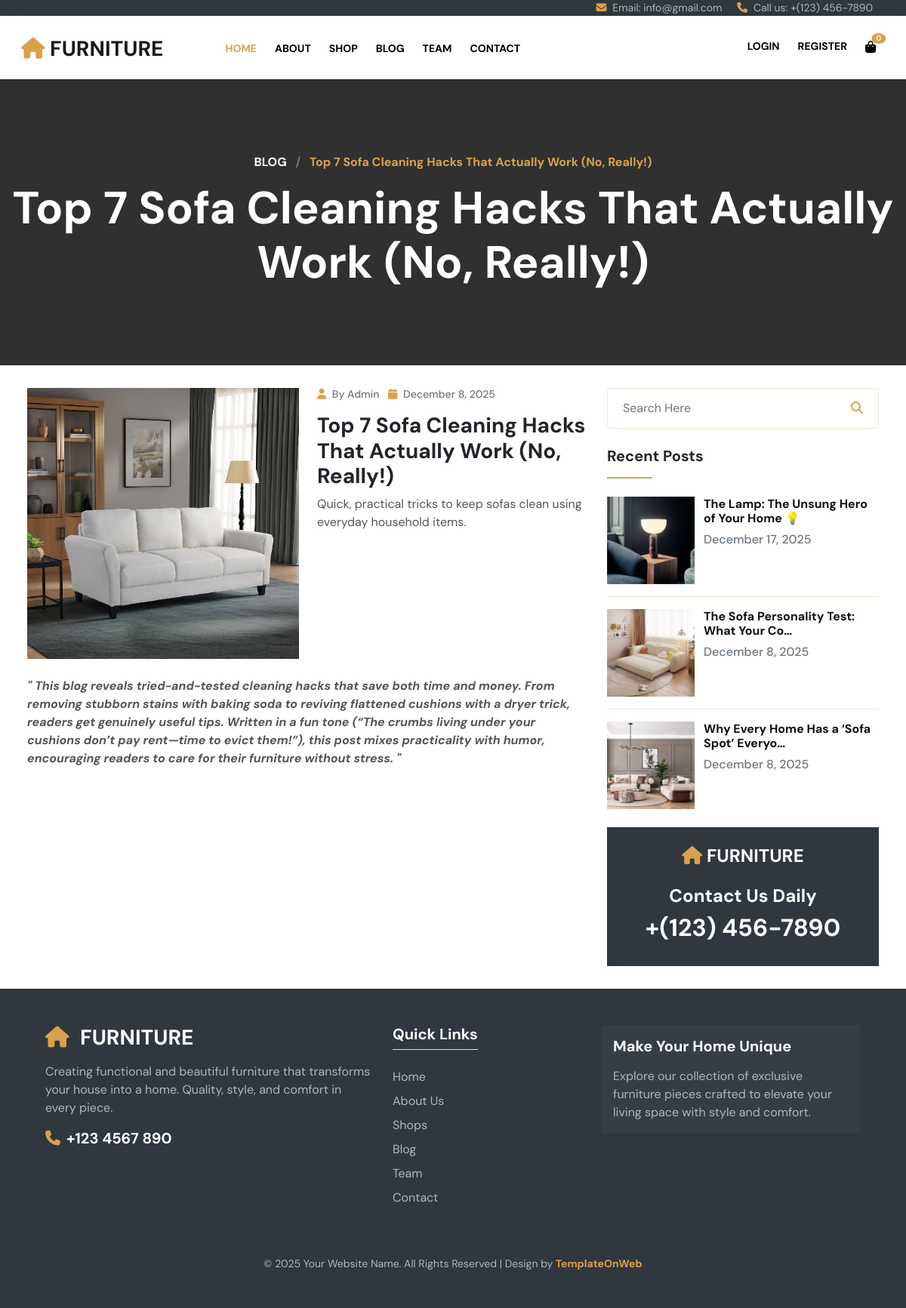
/blog/5/, run on the app's committed database.
### accounts/models.py (models this page shows, shortened)
class BlogPost(models.Model):
    title = models.CharField(max_length=255)
    slug = models.SlugField(unique=True, help_text="A unique, URL-friendly version of the title.")
    category = models.ForeignKey(BlogCategory, on_delete=models.SET_NULL, null=True, blank=True)
    tags = models.ManyToManyField(BlogTag, blank=True)
    image = models.ImageField(
        upload_to='images/blog/',
        verbose_name="Blog Post Image"
    )
    author = models.CharField(
        max_length=100,
        default="Admin"
    )
    content = RichTextUploadingField(verbose_name="Full Blog Content")
    summary = models.TextField(
        max_length=300,
        help_text="A brief summary for the homepage card."
    )
    comment_count = models.IntegerField(default=0)
    published_date = models.DateTimeField(default=timezone.now)
    class Meta:
        verbose_name = "Blog Post"
        verbose_name_plural = "Blog Posts"
        ordering = ['-published_date']
    def get_absolute_url(self):
        return reverse('blog_detail', kwargs={'id': self.id})

### accounts/views.py (the view)
# urls.py: path('blog/<int:id>/', views.blog_detail, name='blog_detail'),
def blog_detail(request, id):
    post = get_object_or_404(BlogPost, id=id)
    recent_posts = BlogPost.objects.exclude(id=post.id).order_by('-published_date')[:3]
    related_posts = BlogPost.objects.filter(
        category=post.category
    ).exclude(
        id=post.id
    ).order_by('-published_date')[:2]
    categories = BlogCategory.objects.annotate(
        post_count=Count('blogpost')
    ).filter(post_count__gt=0)
    tags = BlogTag.objects.all()
    context = {
        'post': post,
        'recent_posts': recent_posts,     # <<< IMPORTANT
        'related_posts': related_posts,
        'categories': categories,
        'tags': tags,
    }
    return render(request, 'furniture/blog_detail.html', context)

### accounts/context_processors.py (called while the page is built)
def cart_context(request):
    cart = request.session.get('cart', {})
    total_items = sum(item['qty'] for item in cart.values())
    total_price = sum(item['qty'] * item['price'] for item in cart.values())
    return {
        'navbar_cart': cart,
        'navbar_cart_count': total_items,
        'navbar_cart_total': total_price,
    }

### accounts/templates/furniture/blog_detail.html (shortened to what this page needs)
{% load static %}
<!DOCTYPE html>
<html lang="en">
{% include 'furniture/Head.html' %}
<body>
{% include 'furniture/SecTop.html' %}
{% include 'furniture/Header.html' %}
<section id="center" class="center_blog_dt">
 <div class="promo_m center_om">
  <div class="container-fluid">
    <div class="row text-center">
     <div class="col-md-12">
       <h6 class="col_yell fw-bold">
           <a class="text-white" href="{% url 'blog' %}">BLOG</a>
           <span class="mx-2 text-muted">/</span>
           {{ post.title }}
       </h6>
       <h1 class="mb-0 font_60 text-white mt-3">{{ post.title }}</h1>
     </div>
    </div>
  </div>
 </div>
</section>
<section id="blog_pg" class="p_3 px-4">
<div class="container-fluid">
 <div class="row">
  <div class="col-md-8">
    <div class="blog_pg1l">
      <div class="row blog_pg1li">
        <div class="col-md-6">
          <div class="blog_pg1lil">
            <figure class="effect-jazz mb-0">
              <img src="{{ post.image.url }}" class="w-100" alt="{{ post.title }}">
            </figure>
          </div>
        </div>
        <div class="col-md-6">
          <div class="blog_pg1lir">
            <h6 class="font_14 text-muted">
              <i class="fa fa-user col_yell me-1"></i> By {{ post.author }}
              <i class="fa fa-calendar col_yell me-1 ms-2"></i> {{ post.published_date|date:"F j, Y" }}
            </h6>
            <h3 class="mt-3">{{ post.title }}</h3>
            <p>{{ post.summary }}</p>
          </div>
        </div>
      </div>
      <div class="mt-4">
        <p>{{ post.content|safe }}</p>
      </div>
    </div>
  </div>
  <div class="col-md-4">
    <div class="blog_pg1r">
      <form method="GET" action="{% url 'blog' %}">
  <div class="input-group border_1 p-2 rounded-3">
    <input type="text" name="q" class="form-control border-0"
           placeholder="Search Here" value="{{ query }}">
    <button class="btn bg-transparent border-0 col_yell" type="submit">
      <i class="fa fa-search"></i>
    </button>
  </div>
</form>
      <div class="blog_pg1r1 mt-4">
        <h5>Recent Posts</h5>
        <hr class="line mb-4">
        {% for p in recent_posts %}
        <div class="row blog_pg1r1i">
          <div class="col-4 pe-0">
            <figure class="effect-jazz mb-0">
              <a href="{{ p.get_absolute_url }}">
                <img src="{{ p.image.url }}" class="w-100" alt="{{ p.title }}">
              </a>
            </figure>
          </div>
          <div class="col-8">
            <h6 class="fw-bold">
              <a href="{{ p.get_absolute_url }}">{{ p.title|truncatechars:40 }}</a>
            </h6>
            <h6 class="text-muted mb-0">{{ p.published_date|date:"F j, Y" }}</h6>
          </div>
        </div>
        {% if not forloop.last %}<hr>{% endif %}
        {% endfor %}
      </div>
      <div class="blog_pg1r1 mt-4 bg_dark text-center p-4">
        <h4 class="text-white text-uppercase"><i class="fa fa-home col_yell"></i> Furniture</h4>
        <h4 class="mt-4 text-white">Contact Us Daily</h4>
        <h2 class="text-white">+(123) 456-7890</h2>
      </div>
    </div>
  </div>
 </div>
</div>
</section>
{% include 'furniture/Footer.html' %}
</body>
</html>

### static/css/global.css (style rules this page uses)
body { font-family: 'DM Sans', sans-serif; }
h1,h2,h3,h4,h5 { font-weight:bold; }
p { color: #555; }
a { color: #111; text-decoration:none; }
figure.effect-jazz figcaption::after, figure.effect-jazz img { -webkit-transition: opacity 0.35s, -webkit-transform 0.35s; transition: opacity 0.35s, transform 0.35s; }
.col_yell { color: #daa14c!important; }
.bg_dark { background:#30373e!important; }
hr { opacity:1; background-color:#f3e7d5; }
.font_14 { font-size:14px; }
.font_60 { font-size:60px; }
.line { height:2px!important; width: 60px; background-color:#daa14c; }
.p_3 { padding-top:30px; padding-bottom:30px; }
.border_1 { border:1px solid #f3e7d5; }
.form-control { border-color:#f3e7d5; box-shadow:none; border-radius:0; height:50px; }
.input-group .form-control { height:auto; }
.center_om { padding-top:100px; padding-bottom:100px; }
.promo_m { background:#000000cf; }

### data on the page
BlogPost: title "Top 7 Sofa Cleaning Hacks That Actually Work (No, Really!)", image (picture), author "Admin", published_date "December 8, 2025", summary "Quick, practical tricks to keep sofas clean using everyday household items.", content "\" This blog reveals tried-and-tested cleaning hacks that save both time and money. From removing stubborn stains with baking soda to reviving flattened cushions with a dryer trick, readers get genuinely useful tips. Written in a fun tone (“The crumbs living under your cushions don’t pay rent—time to evict them!”), this post mixes practicality with humor, encouraging readers to care for their furniture without stress. \""
BlogPost: image (picture), title "The Lamp: The Unsung Hero of Your Home 💡", published_date "December 17, 2025"
BlogPost: image (picture), title "The Sofa Personality Test: What Your Co…", published_date "December 8, 2025"
BlogPost: image (picture), title "Why Every Home Has a ‘Sofa Spot’ Everyo…", published_date "December 8, 2025"

### other printed values
{{ navbar_cart_count }} "0"
